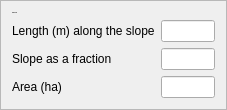
               <widget class="QFrame" name="frame_3">
                <property name="frameShape">
                 <enum>QFrame::StyledPanel</enum>
                </property>
                <property name="frameShadow">
                 <enum>QFrame::Raised</enum>
                </property>
                <layout class="QGridLayout" name="gridLayout_4">
                 <item row="2" column="0">
                  <layout class="QHBoxLayout" name="horizontalLayout_20">
                   <item>
                    <widget class="QLabel" name="label_20">
                     <property name="text">
                      <string>Slope as a fraction</string>
                     </property>
                    </widget>
                   </item>
                   <item>
                    <widget class="QLineEdit" name="slope_source">
                     <property name="maximumSize">
                      <size>
                       <width>54</width>
                       <height>16777215</height>
                      </size>
                     </property>
                     <property name="alignment">
                      <set>Qt::AlignCenter</set>
                     </property>
                    </widget>
                   </item>
                  </layout>
                 </item>
                 <item row="3" column="0">
                  <layout class="QHBoxLayout" name="horizontalLayout_23">
                   <item>
                    <widget class="QLabel" name="label_23">
                     <property name="text">
                      <string>Area (ha)</string>
                     </property>
                    </widget>
                   </item>
                   <item>
                    <widget class="QLineEdit" name="area_source">
                     <property name="maximumSize">
                      <size>
                       <width>54</width>
                       <height>16777215</height>
                      </size>
                     </property>
                     <property name="alignment">
                      <set>Qt::AlignCenter</set>
                     </property>
                    </widget>
                   </item>
                  </layout>
                 </item>
                 <item row="1" column="0">
                  <layout class="QHBoxLayout" name="horizontalLayout_19">
                   <item>
                    <widget class="QLabel" name="label_19">
                     <property name="text">
                      <string>Length (m) along the slope</string>
                     </property>
                    </widget>
                   </item>
                   <item>
                    <widget class="QLineEdit" name="length_source">
                     <property name="maximumSize">
                      <size>
                       <width>54</width>
                       <height>16777215</height>
                      </size>
                     </property>
                     <property name="alignment">
                      <set>Qt::AlignCenter</set>
                     </property>
                    </widget>
                   </item>
                  </layout>
                 </item>
                 <item row="0" column="0">
                  <widget class="QLabel" name="label_25">
                   <property name="font">
                    <font>
                     <family>Georgia</family>
                     <pointsize>-1</pointsize>
                     <weight>75</weight>
                     <bold>true</bold>
                    </font>
                   </property>
                   <property name="text">
                    <string>Source Area</string>
                   </property>
                  </widget>
                 </item>
                </layout>
               </widget>
